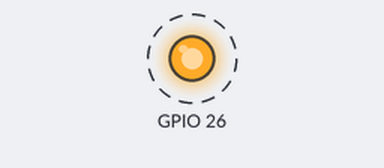
Bench run of a sketch on a simulated ESP32. Shown: output pins drawn as LEDs (lit = HIGH). Dashed ring = blinking.

Above: at 0.2 s.
Timing chart, 0 to 3.0 s (numbered marks = the images above):
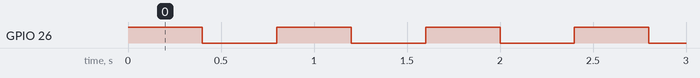

The sketch:

flashing_LED.ino
```cpp
// --- Função principal ----//
void setup() {
  // Configura a GPI026 como sáida
  pinMode(26, OUTPUT);
}

// --- loop infinito ----//
void loop() {
  // Liga a GPI026
  digitalWrite(26, HIGH);

  // delay
  delay(400);

  // Desliga
  digitalWrite(26, LOW);

  delay(400);
}
```

Measured:
- by itself, GPIO 26: alternates HIGH for 0.40 s and LOW for 0.40 s
